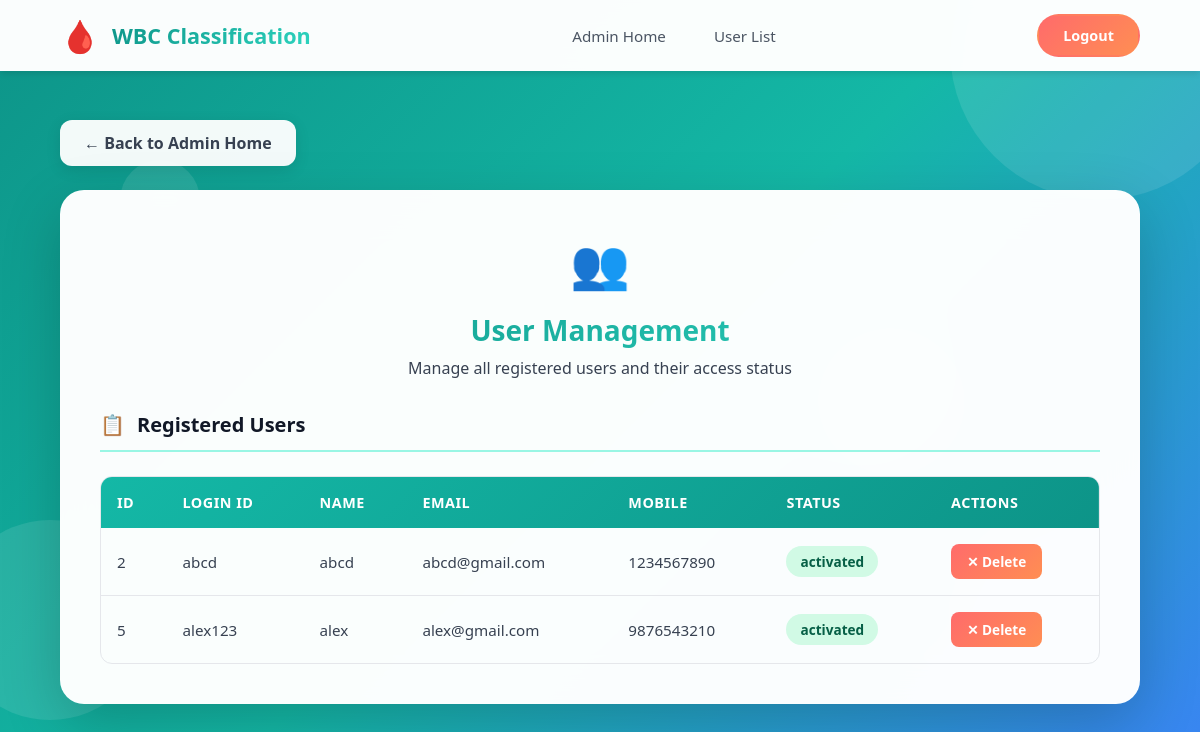
The page /userDetails on the database its author committed.
### users/models.py (models this page shows, shortened)
class UserRegistrationModel(models.Model):
    name = models.CharField(max_length=100)
    loginid = models.CharField(unique=True, max_length=100)
    password = models.CharField(max_length=100)
    mobile = models.CharField(unique=True, max_length=10)
    email = models.EmailField(unique=True, max_length=100)
    locality = models.CharField(max_length=100)
    address = models.TextField(max_length=1000)
    city = models.CharField(max_length=100)
    state = models.CharField(max_length=100)
    status = models.CharField(max_length=100, default='waiting')
    class Meta:
        db_table = 'user_registrations'

### Admin/views.py (the view)
# urls.py: path('userDetails', av.RegisterUsersView, name='RegisterUsersView'),
def RegisterUsersView(request):
    data = UserRegistrationModel.objects.all()
    unread_count = 0
    return render(request, 'admins/viewregisterusers.html', context={'data': data, 'unread_count': unread_count})

### templates/admins/viewregisterusers.html (shortened to what this page needs)
{% load static %}
<!DOCTYPE html>
<html lang="en">
<head>
</head>
<body>
    <header class="header" id="header">
        <nav class="navbar">
            <a href="/" class="logo">
                <span class="logo-icon">🩸</span>
                <span class="title">WBC Classification</span>
            </a>
            <div class="nav-links">
                <a href="{% url 'AdminHome' %}">Admin Home</a>
                <a href="{% url 'RegisterUsersView' %}">User List</a>
            </div>
            <div class="auth-buttons">
                <a href="{% url 'AdminLogin' %}" class="btn-auth btn-logout">Logout</a>
            </div>
        </nav>
    </header>
    <div class="hero-shapes">
        <div class="shape shape-1"></div>
    </div>
    <div class="dashboard-content">
        <div class="dashboard-container">
            <a href="{% url 'AdminHome' %}" class="back-btn">← Back to Admin Home</a>
            <div class="dashboard-card">
                <div class="dashboard-header">
                    <div class="dashboard-icon">👥</div>
                    <h1>User Management</h1>
                    <p>Manage all registered users and their access status</p>
                </div>
                <div class="section-title">
                    <span>📋</span>
                    <span>Registered Users</span>
                </div>
                <div class="table-container">
                    <table>
                        <thead>
                            <tr>
                                <th>ID</th>
                                <th>Login ID</th>
                                <th>Name</th>
                                <th>Email</th>
                                <th>Mobile</th>
                                <th>Status</th>
                                <th>Actions</th>
                            </tr>
                        </thead>
                        <tbody>
                            {% for user in data %}
                            <tr>
                                <td data-label="ID">{{ user.id }}</td>
                                <td data-label="Login ID">{{ user.loginid }}</td>
                                <td data-label="Name">{{ user.name }}</td>
                                <td data-label="Email">{{ user.email }}</td>
                                <td data-label="Mobile">{{ user.mobile }}</td>
                                <td data-label="Status">
                                    <span class="status-badge {% if user.status == 'activated' %}status-active{% else %}status-waiting{% endif %}">
                                        {{ user.status }}
                                    </span>
                                </td>
                                <td data-label="Action">
                                    {% if user.status == 'waiting' %}
                                    <a href="{% url 'activate_users' %}?uid={{ user.id }}" class="action-btn btn-activate">
                                        ✓ Activate
                                    </a>
                                    {% else %}
                                    <a href="{% url 'delete_users' %}?uid={{ user.id }}" class="action-btn btn-deactivate"
                                       onclick="return confirm('Are you sure you want to delete this user?')">
                                        ✕ Delete
                                    </a>
                                    {% endif %}
                                </td>
                            </tr>
                            {% endfor %}
                        </tbody>
                    </table>
                </div>
            </div>
        </div>
    </div>
</body>
</html>

### rows shown on the page
UserRegistrationModel: id "2", loginid "abcd", name "abcd", email "abcd@gmail.com", mobile "1234567890", status "activated"
UserRegistrationModel: id "5", loginid "alex123", name "alex", email "alex@gmail.com", mobile "9876543210", status "activated"
